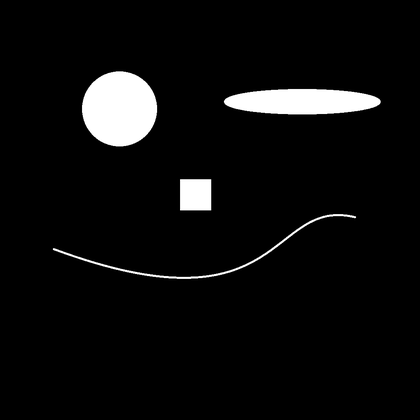
%> input picture build/img/csc420/A2/synthetic.png, 420 x 420 px, shrunk from 1024 x 1024 before the run
$ octave q1b.m   (GNU Octave 9; MATLAB toolbox functions it lacks are replaced by stand-ins)
%> lines starting %> are read from the running program, lines starting %| are printed output that depends on the picture
%> further down, img is the input picture: size 420x420x3 uint8; min 0, max 255, mean 13.3
### build/img/csc420/A2/myHarrisCornerMetric.m
function Result = myHarrisCornerMetric(inputImage, hsize, sigma)
%> called with hsize = 3, sigma = 2

    % Grayscale image
    img = rgb2gray(inputImage);
%> img: size 420x420 uint8

    % Compute Gradients I_x, I_y
    [Gx, Gy] = imgradientxy(img);
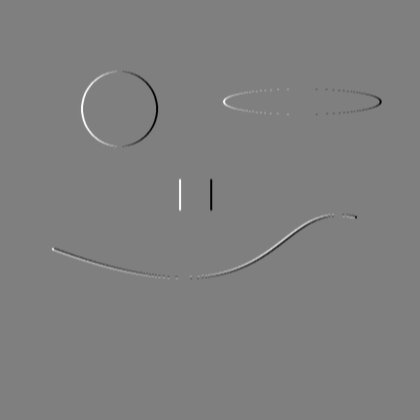
%> Gx: size 420x420 double; min -1020, max 1020, mean 0; drawn with min black and max white

    % Get I_x^2, I_y^2, I_x*I_y
    Ix2 = Gx.^2;
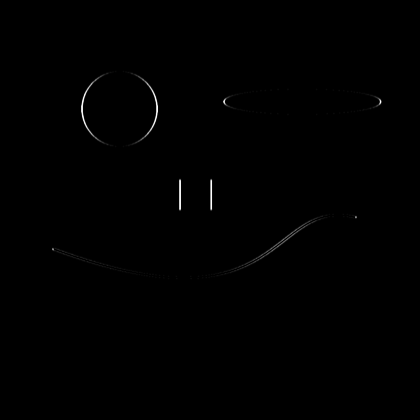
%> Ix2: size 420x420 double; min 0, max 1040400, mean 2448.7; drawn with min black and max white
    Iy2 = Gy.^2;
    Ixy = Gx.*Gy;

    % Gassusian Filter
    g = fspecial('gaussian', [hsize hsize], sigma);

    % Compute M = [Ix2g, Ixyg; Ixyg, Iy2g];
    Ix2g = conv2(Ix2, g, 'same');
    Iy2g = conv2(Iy2, g, 'same');
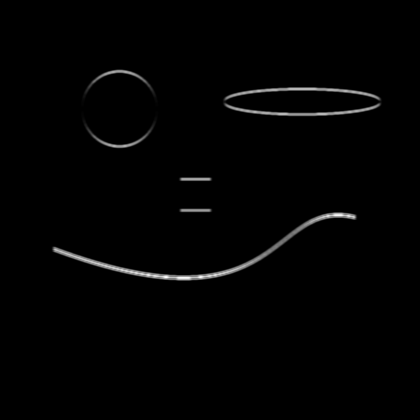
%> Iy2g: size 420x420 double; min 0, max 873721.2, mean 9327.9; drawn with min black and max white
    Ixyg = conv2(Ixy, g, 'same');

    [h,w] = size(img);
%> h = 420; w = 420
    Result = zeros(size(img));

    for x = 1:h
        for y = 1:w
            % M for each pixel
            M = [Ix2g(x,y) Ixyg(x,y);
                Ixyg(x,y) Iy2g(x,y)];

            % Corneress with Harmonic Mean
            R = det(M) / trace(M);
            Result(x,y) = R;
        end
    end

    % Filter
    Threshold = 0;
    Result(Result <= Threshold) = 0;
end

### build/img/csc420/A2/myNonMaximumSuppression.m
function result = myNonMaximumSuppression(R, threshold, radius)
    domain = strel('disk', radius, 0);
%> the run ends on the next line
    domain = domain.getnhood();
    Rmax = max(max(R));
    threshold = Rmax * threshold;
    filteredR = ordfilt2(R, sum(domain(:)), domain);
    result = filteredR > threshold;
end

### build/img/csc420/A2/q1b.m
% read image and grayscale
img = imread('./synthetic.png');

hsize = 3;
sigma = 2;
R = myHarrisCornerMetric(img, hsize, sigma);

threshold = 0.20;
radius = 1;
result = myNonMaximumSuppression(R, threshold, radius);

$ run again, with build/img/csc420/A2/colourTemplate.png copied over build/img/csc420/A2/synthetic.png
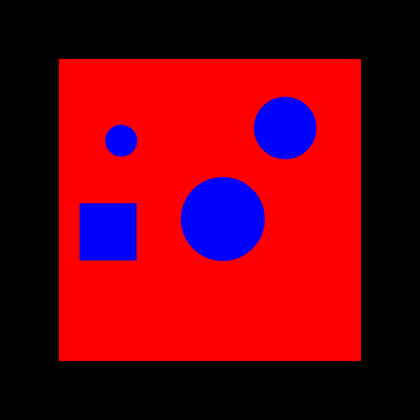
%> input picture build/img/csc420/A2/colourTemplate.png, 420 x 420 px, shrunk from 1424 x 1424 before the run
%> img is the input picture: size 420x420x3 uint8; mean R, G, B 113.6, 0, 18.3
%> img: size 420x420 uint8
%> in myHarrisCornerMetric, `[Gx, Gy] = imgradientxy(img);`:
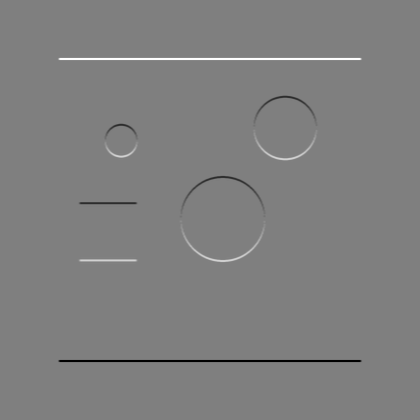
%> Gy: size 420x420 double; min -288, max 288, mean 0; drawn with min black and max white
%> in myHarrisCornerMetric, `Iy2g = conv2(Iy2, g, 'same');`:
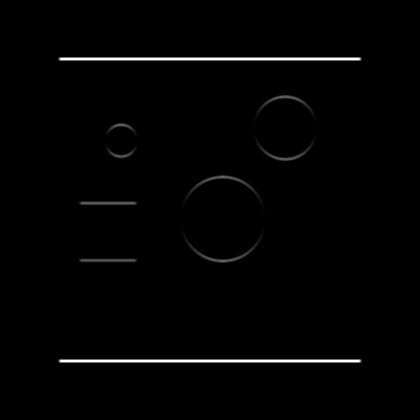
%> Iy2g: size 420x420 double; min 0, max 55868.4, mean 684.3; drawn with min black and max white
